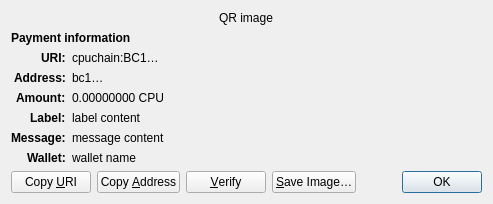
<?xml version="1.0" encoding="UTF-8"?>
<ui version="4.0">
 <class>ReceiveRequestDialog</class>
 <widget class="QDialog" name="ReceiveRequestDialog">
  <property name="geometry">
   <rect>
    <x>0</x>
    <y>0</y>
    <width>413</width>
    <height>229</height>
   </rect>
  </property>
  <property name="windowTitle">
   <string>Request payment to …</string>
  </property>
  <layout class="QGridLayout" name="gridLayout" columnstretch="0,1">
   <property name="sizeConstraint">
    <enum>QLayout::SetFixedSize</enum>
   </property>
   <item row="0" column="0" colspan="2" alignment="Qt::AlignHCenter">
    <widget class="QRImageWidget" name="qr_code">
     <property name="text">
      <string notr="true">QR image</string>
     </property>
     <property name="textInteractionFlags">
      <set>Qt::NoTextInteraction</set>
     </property>
    </widget>
   </item>
   <item row="1" column="0" colspan="2">
    <widget class="QLabel" name="payment_header">
     <property name="font">
      <font>
       <weight>75</weight>
       <bold>true</bold>
      </font>
     </property>
     <property name="text">
      <string>Payment information</string>
     </property>
     <property name="textInteractionFlags">
      <set>Qt::NoTextInteraction</set>
     </property>
    </widget>
   </item>
   <item row="2" column="0" alignment="Qt::AlignRight|Qt::AlignTop">
    <widget class="QLabel" name="uri_tag">
     <property name="font">
      <font>
       <weight>75</weight>
       <bold>true</bold>
      </font>
     </property>
     <property name="text">
      <string notr="true">URI:</string>
     </property>
     <property name="textFormat">
      <enum>Qt::PlainText</enum>
     </property>
     <property name="textInteractionFlags">
      <set>Qt::NoTextInteraction</set>
     </property>
    </widget>
   </item>
   <item row="2" column="1" alignment="Qt::AlignTop">
    <widget class="QLabel" name="uri_content">
     <property name="text">
      <string notr="true">cpuchain:BC1…</string>
     </property>
     <property name="textFormat">
      <enum>Qt::RichText</enum>
     </property>
     <property name="wordWrap">
      <bool>true</bool>
     </property>
     <property name="textInteractionFlags">
      <set>Qt::TextSelectableByMouse</set>
     </property>
    </widget>
   </item>
   <item row="3" column="0" alignment="Qt::AlignRight|Qt::AlignTop">
    <widget class="QLabel" name="address_tag">
     <property name="font">
      <font>
       <weight>75</weight>
       <bold>true</bold>
      </font>
     </property>
     <property name="text">
      <string>Address:</string>
     </property>
     <property name="textInteractionFlags">
      <set>Qt::NoTextInteraction</set>
     </property>
    </widget>
   </item>
   <item row="3" column="1" alignment="Qt::AlignTop">
    <widget class="QLabel" name="address_content">
     <property name="text">
      <string notr="true">bc1…</string>
     </property>
     <property name="textFormat">
      <enum>Qt::PlainText</enum>
     </property>
     <property name="textInteractionFlags">
      <set>Qt::TextSelectableByMouse</set>
     </property>
    </widget>
   </item>
   <item row="4" column="0" alignment="Qt::AlignRight|Qt::AlignTop">
    <widget class="QLabel" name="amount_tag">
     <property name="font">
      <font>
       <weight>75</weight>
       <bold>true</bold>
      </font>
     </property>
     <property name="text">
      <string>Amount:</string>
     </property>
     <property name="textInteractionFlags">
      <set>Qt::NoTextInteraction</set>
     </property>
    </widget>
   </item>
   <item row="4" column="1" alignment="Qt::AlignTop">
    <widget class="QLabel" name="amount_content">
     <property name="text">
      <string notr="true">0.00000000 CPU</string>
     </property>
     <property name="textFormat">
      <enum>Qt::PlainText</enum>
     </property>
     <property name="textInteractionFlags">
      <set>Qt::TextSelectableByMouse</set>
     </property>
    </widget>
   </item>
   <item row="5" column="0" alignment="Qt::AlignRight|Qt::AlignTop">
    <widget class="QLabel" name="label_tag">
     <property name="font">
      <font>
       <weight>75</weight>
       <bold>true</bold>
      </font>
     </property>
     <property name="text">
      <string>Label:</string>
     </property>
     <property name="textInteractionFlags">
      <set>Qt::NoTextInteraction</set>
     </property>
    </widget>
   </item>
   <item row="5" column="1" alignment="Qt::AlignTop">
    <widget class="QLabel" name="label_content">
     <property name="text">
      <string notr="true">label content</string>
     </property>
     <property name="textFormat">
      <enum>Qt::PlainText</enum>
     </property>
     <property name="wordWrap">
      <bool>true</bool>
     </property>
     <property name="textInteractionFlags">
      <set>Qt::TextSelectableByMouse</set>
     </property>
    </widget>
   </item>
   <item row="6" column="0" alignment="Qt::AlignRight|Qt::AlignTop">
    <widget class="QLabel" name="message_tag">
     <property name="font">
      <font>
       <weight>75</weight>
       <bold>true</bold>
      </font>
     </property>
     <property name="text">
      <string>Message:</string>
     </property>
     <property name="textInteractionFlags">
      <set>Qt::NoTextInteraction</set>
     </property>
    </widget>
   </item>
   <item row="6" column="1" alignment="Qt::AlignTop">
    <widget class="QLabel" name="message_content">
     <property name="text">
      <string notr="true">message content</string>
     </property>
     <property name="textFormat">
      <enum>Qt::PlainText</enum>
     </property>
     <property name="wordWrap">
      <bool>true</bool>
     </property>
     <property name="textInteractionFlags">
      <set>Qt::TextSelectableByMouse</set>
     </property>
    </widget>
   </item>
   <item row="7" column="0" alignment="Qt::AlignRight|Qt::AlignTop">
    <widget class="QLabel" name="wallet_tag">
     <property name="font">
      <font>
       <weight>75</weight>
       <bold>true</bold>
      </font>
     </property>
     <property name="text">
      <string>Wallet:</string>
     </property>
     <property name="textInteractionFlags">
      <set>Qt::NoTextInteraction</set>
     </property>
    </widget>
   </item>
   <item row="7" column="1" alignment="Qt::AlignTop">
    <widget class="QLabel" name="wallet_content">
     <property name="text">
      <string notr="true">wallet name</string>
     </property>
     <property name="textFormat">
      <enum>Qt::PlainText</enum>
     </property>
     <property name="wordWrap">
      <bool>true</bool>
     </property>
     <property name="textInteractionFlags">
      <set>Qt::TextSelectableByMouse</set>
     </property>
    </widget>
   </item>
   <item row="8" column="0" colspan="2">
    <layout class="QHBoxLayout" name="horizontalLayout">
     <item>
      <widget class="QPushButton" name="btnCopyURI">
       <property name="text">
        <string>Copy &amp;URI</string>
       </property>
       <property name="autoDefault">
        <bool>false</bool>
       </property>
      </widget>
     </item>
     <item>
      <widget class="QPushButton" name="btnCopyAddress">
       <property name="text">
        <string>Copy &amp;Address</string>
       </property>
       <property name="autoDefault">
        <bool>false</bool>
       </property>
      </widget>
     </item>
     <item>
      <widget class="QPushButton" name="btnVerify">
       <property name="text">
        <string>&amp;Verify</string>
       </property>
       <property name="toolTip">
        <string>Verify this address on e.g. a hardware wallet screen</string>
       </property>
       <property name="autoDefault">
        <bool>false</bool>
       </property>
      </widget>
     </item>
     <item>
      <widget class="QPushButton" name="btnSaveAs">
       <property name="text">
        <string>&amp;Save Image…</string>
       </property>
       <property name="autoDefault">
        <bool>false</bool>
       </property>
      </widget>
     </item>
     <item>
      <spacer name="horizontalSpacer_2">
       <property name="orientation">
        <enum>Qt::Horizontal</enum>
       </property>
       <property name="sizeHint" stdset="0">
        <size>
         <width>40</width>
         <height>20</height>
        </size>
       </property>
      </spacer>
     </item>
     <item>
      <widget class="QDialogButtonBox" name="buttonBox">
       <property name="focusPolicy">
        <enum>Qt::StrongFocus</enum>
       </property>
       <property name="standardButtons">
        <set>QDialogButtonBox::Ok</set>
       </property>
      </widget>
     </item>
    </layout>
   </item>
  </layout>
 </widget>
 <customwidgets>
  <customwidget>
   <class>QRImageWidget</class>
   <extends>QLabel</extends>
   <header>qt/qrimagewidget.h</header>
  </customwidget>
 </customwidgets>
 <tabstops>
  <tabstop>buttonBox</tabstop>
  <tabstop>btnCopyURI</tabstop>
  <tabstop>btnCopyAddress</tabstop>
  <tabstop>btnSaveAs</tabstop>
 </tabstops>
 <resources/>
 <connections>
  <connection>
   <sender>buttonBox</sender>
   <signal>accepted()</signal>
   <receiver>ReceiveRequestDialog</receiver>
   <slot>accept()</slot>
   <hints>
    <hint type="sourcelabel">
     <x>135</x>
     <y>230</y>
    </hint>
    <hint type="destinationlabel">
     <x>135</x>
     <y>126</y>
    </hint>
   </hints>
  </connection>
 </connections>
</ui>
